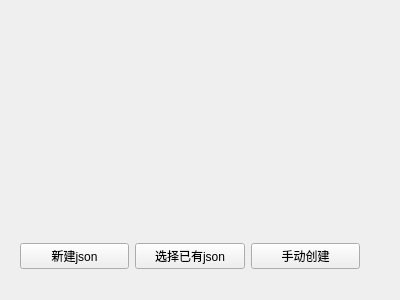
<?xml version="1.0" encoding="UTF-8"?>
<ui version="4.0">
 <class>Form</class>
 <widget class="QWidget" name="Form">
  <property name="geometry">
   <rect>
    <x>0</x>
    <y>0</y>
    <width>400</width>
    <height>300</height>
   </rect>
  </property>
  <property name="windowTitle">
   <string>Form</string>
  </property>
  <widget class="QWidget" name="">
   <property name="geometry">
    <rect>
     <x>20</x>
     <y>240</y>
     <width>340</width>
     <height>32</height>
    </rect>
   </property>
   <layout class="QHBoxLayout" name="horizontalLayout">
    <item>
     <widget class="QPushButton" name="CreatJson">
      <property name="text">
       <string>新建json</string>
      </property>
     </widget>
    </item>
    <item>
     <widget class="QPushButton" name="SelectJson">
      <property name="text">
       <string>选择已有json</string>
      </property>
     </widget>
    </item>
    <item>
     <widget class="QPushButton" name="PersonalCreate">
      <property name="text">
       <string>手动创建</string>
      </property>
     </widget>
    </item>
   </layout>
  </widget>
 </widget>
 <resources/>
 <connections>
  <connection>
   <sender>CreatJson</sender>
   <signal>clicked()</signal>
   <receiver>Form</receiver>
   <slot>CreateNewJSon()</slot>
   <hints>
    <hint type="sourcelabel">
     <x>71</x>
     <y>255</y>
    </hint>
    <hint type="destinationlabel">
     <x>71</x>
     <y>175</y>
    </hint>
   </hints>
  </connection>
  <connection>
   <sender>SelectJson</sender>
   <signal>clicked()</signal>
   <receiver>Form</receiver>
   <slot>SelectJSON()</slot>
   <hints>
    <hint type="sourcelabel">
     <x>205</x>
     <y>257</y>
    </hint>
    <hint type="destinationlabel">
     <x>187</x>
     <y>168</y>
    </hint>
   </hints>
  </connection>
  <connection>
   <sender>PersonalCreate</sender>
   <signal>clicked()</signal>
   <receiver>Form</receiver>
   <slot>PersonalCreate()</slot>
   <hints>
    <hint type="sourcelabel">
     <x>323</x>
     <y>252</y>
    </hint>
    <hint type="destinationlabel">
     <x>323</x>
     <y>227</y>
    </hint>
   </hints>
  </connection>
 </connections>
 <slots>
  <slot>CreateNewJSon()</slot>
  <slot>SelectJSON()</slot>
  <slot>PersonalCreate()</slot>
 </slots>
</ui>
